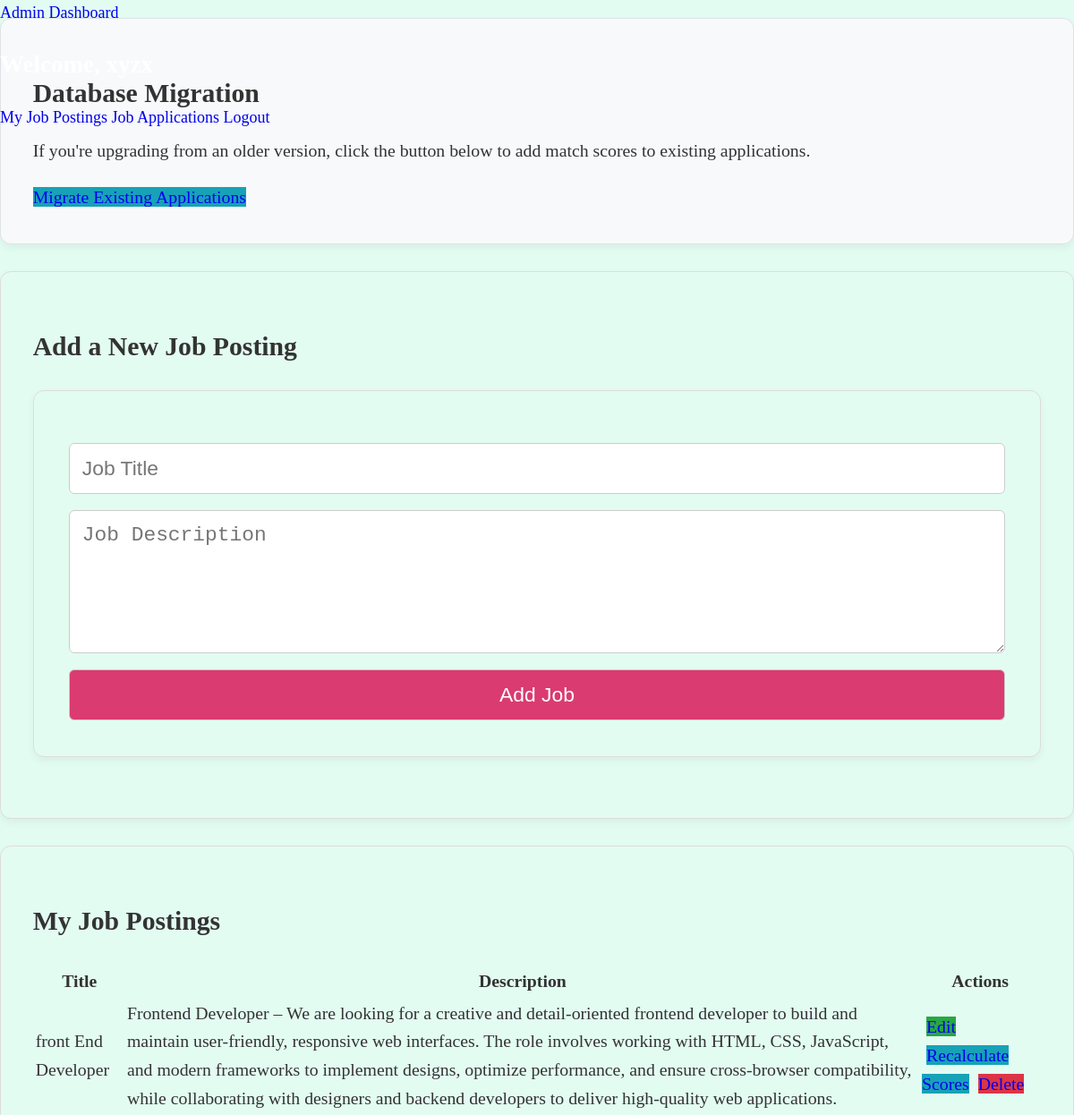
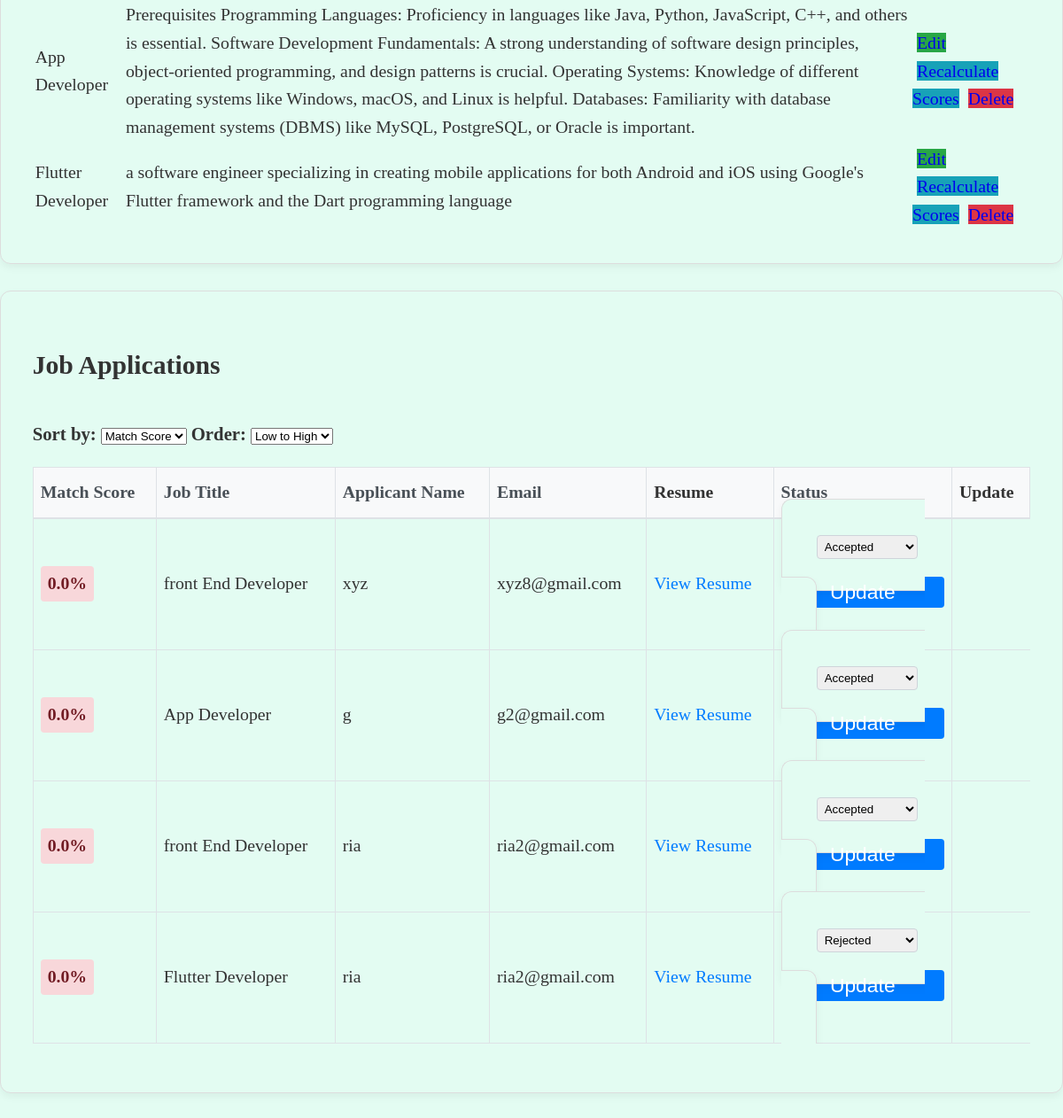
The page /view_applications?sort=match_score&order=asc (signed in) on the database its author committed (2 pictures, top to bottom).
### tables this page shows
CREATE TABLE job_postings (
                      id INTEGER PRIMARY KEY,
                      title TEXT,
                      description TEXT,
                      admin_id INTEGER,
                      FOREIGN KEY (admin_id) REFERENCES users (id) ON DELETE CASCADE);

CREATE TABLE job_applications (
                      id INTEGER PRIMARY KEY,
                      job_id INTEGER,
                      user_id INTEGER,
                      name TEXT,
                      email TEXT,
                      resume TEXT, status TEXT, match_score REAL DEFAULT 0.0,
                      FOREIGN KEY (job_id) REFERENCES job_postings (id) ON DELETE CASCADE,
                      FOREIGN KEY (user_id) REFERENCES users (id) ON DELETE CASCADE);

### app.py (the view)
@app.route('/view_applications')
def view_applications():
    if 'user_id' not in session or session['role'] != 'admin':
        return redirect(url_for('login'))
    admin_id = session['user_id']
    sort_by = request.args.get('sort', 'match_score')  # Default sort by match score
    sort_order = request.args.get('order', 'desc')  # Default descending order
    conn = connect_db()
    cursor = conn.cursor()
    valid_sort_fields = ['match_score', 'name', 'email', 'status', 'job_title']
    if sort_by not in valid_sort_fields:
        sort_by = 'match_score'
    if sort_order not in ['asc', 'desc']:
        sort_order = 'desc'
    order_clause = f"ORDER BY {sort_by} {sort_order.upper()}"
    if sort_by == 'job_title':
        order_clause = "ORDER BY jp.title " + sort_order.upper()
    cursor.execute(f"""
        SELECT ja.id, ja.name, ja.email, ja.resume, jp.title, ja.status, ja.match_score
        FROM job_applications ja
        JOIN job_postings jp ON ja.job_id = jp.id
        WHERE jp.admin_id = ?
        {order_clause}
    """, (admin_id,))
    job_applications = cursor.fetchall()
    cursor.execute("SELECT * FROM job_postings WHERE admin_id=?", (admin_id,))
    job_postings = cursor.fetchall()
    conn.close()
    applications = [{
        'id': row[0],
        'name': row[1],
        'email': row[2],
        'resume': row[3],
        'job_title': row[4],
        'status': row[5],
        'match_score': row[6] if row[6] is not None else 0.0
    } for row in job_applications]
    form = JobPostingForm()
    edit_form = EditJobForm()
    status_form = ApplicationStatusForm()
    return render_template('admin_dashboard.html',
                         job_postings=job_postings,
                         job_applications=applications,
                         form=form,
                         edit_form=edit_form,
                         status_form=status_form,
                         current_sort=sort_by,
                         current_order=sort_order)

### forms.py
class JobPostingForm(FlaskForm):
    title = StringField('Job Title', validators=[DataRequired(), Length(min=5, max=100)])
    description = TextAreaField('Job Description', validators=[DataRequired(), Length(min=10, max=1000)])
    submit = SubmitField('Add Job Posting')

class EditJobForm(FlaskForm):
    title = StringField('Job Title', validators=[DataRequired(), Length(min=5, max=100)])
    description = TextAreaField('Job Description', validators=[DataRequired(), Length(min=10, max=1000)])
    submit = SubmitField('Update Job Posting')

### app.py (called while the page is built)
def connect_db():
    conn = sqlite3.connect('job_applications.db')
    conn.execute('PRAGMA foreign_keys = ON')
    return conn

### templates/admin_dashboard.html (shortened to what this page needs)
<!DOCTYPE html>
<html lang="en">
<head>
    <link rel="stylesheet" href="{{ url_for('static', filename='css/styles.css') }}">
</head>
<body>
        <nav style="height:20px;">
            <a class="brand" href="#">Admin Dashboard</a>
            <h2 style="color: white;" >Welcome, {{ session.username }}</h1>
            <div class="nav-links">
                <a href="admin_dashboard">My Job Postings</a>
                <a href="view_applications">Job Applications</a>
                <a href="{{ url_for('logout') }}" class="button">Logout</a>
            </div>
        </nav>
        <section class="job-posting" style="background-color: #f8f9fa; border: 1px solid #dee2e6;">
            <h2>Database Migration</h2>
            <p>If you're upgrading from an older version, click the button below to add match scores to existing applications.</p>
            <a href="{{ url_for('migrate_scores') }}" class="button" style="background-color: #17a2b8;">Migrate Existing Applications</a>
        </section>
        <section class="job-posting">
            <h2>Add a New Job Posting</h2>
            <form action="{{ url_for('add_job') }}" method="post">
                {{ form.title(placeholder="Job Title", required=true) }}
                {{ form.description(placeholder="Job Description", rows="5", required=true) }}
                <button type="submit">Add Job</button>
            </form>
        </section>
        <section class="job-posting">
            <h2>My Job Postings</h2>
            {% if job_postings %}
            <table>
                <tr>
                    <th>Title</th>
                    <th>Description</th>
                    <th>Actions</th>
                </tr>
                {% for job in job_postings %}
                <tr>
                    <td>{{ job[1] }}</td>
                    <td>{{ job[2] }}</td>
                    <td>
                        <a href="{{ url_for('edit_job', job_id=job[0]) }}" class="button" style="background-color: #28a745; margin: 0 5px;">Edit</a>
                        <a href="{{ url_for('recalculate_scores', job_id=job[0]) }}" class="button" style="background-color: #17a2b8; margin: 0 5px;">Recalculate Scores</a>
                        <a href="{{ url_for('delete_job', job_id=job[0]) }}" class="button" style="background-color: #dc3545;">Delete</a>
                    </td>
                </tr>
                {% endfor %}
            </table>
            {% endif %}
        </section>
        <section class="job-posting">
            <h2>Job Applications</h2>
            {% if job_applications and job_applications|length > 0 %}
            <div style="overflow-x: auto; margin-bottom: 20px;">
            <div class="sort-controls" style="margin-bottom: 20px;">
                <label for="sort-select">Sort by:</label>
                <select id="sort-select" onchange="sortApplications()">
                    <option value="match_score" {% if current_sort == 'match_score' %}selected{% endif %}>Match Score</option>
                </select>
                <label for="order-select">Order:</label>
                <select id="order-select" onchange="sortApplications()">
                    <option value="asc" {% if current_order == 'asc' %}selected{% endif %}>Low to High</option>
                </select>
            </div>
            <table style="width: 100%; border-collapse: collapse; margin-top: 20px;">
                <thead>
                    <tr style="background-color: #f8f9fa; border-bottom: 2px solid #dee2e6;">
                        <th style="padding: 12px 8px; text-align: left; border: 1px solid #dee2e6;"><a href="?sort=match_score&order={% if current_sort == 'match_score' and current_order == 'desc' %}asc{% else %}desc{% endif %}" style="text-decoration: none; color: #495057;">Match Score</a></th>
                        <th style="padding: 12px 8px; text-align: left; border: 1px solid #dee2e6;"><a href="?sort=job_title&order={% if current_sort == 'job_title' and current_order == 'desc' %}asc{% else %}desc{% endif %}" style="text-decoration: none; color: #495057;">Job Title</a></th>
                        <th style="padding: 12px 8px; text-align: left; border: 1px solid #dee2e6;"><a href="?sort=name&order={% if current_sort == 'name' and current_order == 'desc' %}asc{% else %}desc{% endif %}" style="text-decoration: none; color: #495057;">Applicant Name</a></th>
                        <th style="padding: 12px 8px; text-align: left; border: 1px solid #dee2e6;"><a href="?sort=email&order={% if current_sort == 'email' and current_order == 'desc' %}asc{% else %}desc{% endif %}" style="text-decoration: none; color: #495057;">Email</a></th>
                        <th style="padding: 12px 8px; text-align: left; border: 1px solid #dee2e6;">Resume</th>
                        <th style="padding: 12px 8px; text-align: left; border: 1px solid #dee2e6;"><a href="?sort=status&order={% if current_sort == 'status' and current_order == 'desc' %}asc{% else %}desc{% endif %}" style="text-decoration: none; color: #495057;">Status</a></th>
                        <th style="padding: 12px 8px; text-align: left; border: 1px solid #dee2e6;">Update</th>
                    </tr>
                </thead>
                <tbody>
                {% for application in job_applications %}
                <tr style="border-bottom: 1px solid #dee2e6;">
                    <td style="padding: 12px 8px; border: 1px solid #dee2e6; vertical-align: middle;">
                        {% if application.match_score >= 70 %}
                            <span class="match-score" style="display: inline-block; padding: 4px 8px; border-radius: 4px; font-weight: bold; background-color: #d4edda; color: #155724;">
                                {{ "%.1f"|format(application.match_score) }}%
                            </span>
                        {% elif application.match_score >= 50 %}
                            <span class="match-score" style="display: inline-block; padding: 4px 8px; border-radius: 4px; font-weight: bold; background-color: #fff3cd; color: #856404;">
                                {{ "%.1f"|format(application.match_score) }}%
                            </span>
                        {% else %}
                            <span class="match-score" style="display: inline-block; padding: 4px 8px; border-radius: 4px; font-weight: bold; background-color: #f8d7da; color: #721c24;">
                                {{ "%.1f"|format(application.match_score) }}%
                            </span>
                        {% endif %}
                    </td>
                    <td style="padding: 12px 8px; border: 1px solid #dee2e6; vertical-align: middle; max-width: 200px; word-wrap: break-word;">{{ application.job_title }}</td>
                    <td style="padding: 12px 8px; border: 1px solid #dee2e6; vertical-align: middle;">{{ application.name }}</td>
                    <td style="padding: 12px 8px; border: 1px solid #dee2e6; vertical-align: middle;">{{ application.email }}</td>
                    <td style="padding: 12px 8px; border: 1px solid #dee2e6; vertical-align: middle;"><a href="{{ url_for('static', filename='resumes/' ~ application.resume) }}" target="_blank" style="color: #007bff; text-decoration: none;">View Resume</a></td>
                    <td style="padding: 12px 8px; border: 1px solid #dee2e6; vertical-align: middle;">
                        <form action="{{ url_for('update_status', application_id=application.id) }}" method="post" style="display: inline;">
                            <select name="status" style="padding: 4px; margin-right: 8px; border: 1px solid #ced4da; border-radius: 4px;">
                                <option value="Accepted" {% if application.status == 'Accepted' %}selected{% endif %}>Accepted</option>
                                <option value="Rejected" {% if application.status == 'Rejected' %}selected{% endif %}>Rejected</option>
                            </select>
                            <button type="submit" class="button" style="padding: 4px 8px; background-color: #007bff; color: white; border: none; border-radius: 4px; cursor: pointer;">Update</button>
                        </form>
                    </td>
                </tr>
                {% endfor %}
                </tbody>
            </table>
            </div>
            {% else %}
            <p>No job applications found. Applications will appear here once users start applying to your job postings.</p>
            {% endif %}
        </section>
</body>
</html>

### static/css/styles.css (style rules this page uses)
body { background: #e3fcf2; margin: 0; padding: 0; color: #333; font-size: 18px; line-height: 1.6; }
.job-posting, .job-posting form { border: 1px solid #ddd; padding: 1.8em; margin-bottom: 1.5em; background: #e3fcf2; border-radius: 12px; box-shadow: 0 4px 10px rgba(0,0,0,0.05); font-size: 1.1em; }
.job-posting form input, .job-posting form textarea, .job-posting form button { display: block; width: 100%; margin-top: 0.8em; padding: 14px; font-size: 1.05em; border-radius: 6px; border: 1px solid #ccc; transition: border-color 0.3s ease, box-shadow 0.3s ease; }
input[type="text"], input[type="email"], input[type="password"], textarea { box-sizing: border-box; }
button { margin-top: 1em; background: #da3b70; color: white; border: none; border-radius: 6px; cursor: pointer; padding: 14px 18px; font-size: 1.1em; transition: background 0.3s ease, transform 0.1s ease; }
label { font-weight: bold; margin-top: 12px; display: inline-block; font-size: 1.05em; }
a { text-decoration: none; }

### rows shown on the page
job_postings: title "front End Developer", description "Frontend Developer – We are looking for a creative and detail-oriented frontend developer to build and maintain user-friendly, responsive web interfaces. The role involves working with HTML, CSS, JavaScript, and modern frameworks to implement designs, optimize performance, and ensure cross-browser compatibility, while collaborating with designers and backend developers to deliver high-quality web applications."
job_postings: title "App Developer", description "Prerequisites Programming Languages: Proficiency in languages like Java, Python, JavaScript, C++, and others is essential. Software Development Fundamentals: A strong understanding of software design principles, object-oriented programming, and design patterns is crucial. Operating Systems: Knowledge of different operating systems like Windows, macOS, and Linux is helpful. Databases: Familiarity with database management systems (DBMS) like MySQL, PostgreSQL, or Oracle is important."
job_postings: title "Flutter Developer", description "a software engineer specializing in creating mobile applications for both Android and iOS using Google's Flutter framework and the Dart programming language"
job_applications: match_score "0.0", job_title "front End Developer", name "xyz", email "xyz8@gmail.com", status "Accepted"
job_applications: match_score "0.0", job_title "App Developer", name "g", email "g2@gmail.com", status "Accepted"
job_applications: match_score "0.0", job_title "front End Developer", name "ria", email "ria2@gmail.com", status "Accepted"
job_applications: match_score "0.0", job_title "Flutter Developer", name "ria", email "ria2@gmail.com", status "Rejected"
